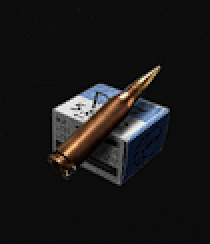
#> input picture desktop/resources/app/images/goods/ammo/11e60a6209454d63b8c2d320d95590dc.png, 105 x 122 px (shown 2 times larger)
$ python -i price_reader.py   (imports and definitions only)
#> lines starting #> are read from the running program, lines starting #| are printed output that depends on the picture; after the words box and inside, x2 and y2 are one past the last pixel; in counts of white or black regions, pixels touching at a corner belong together
### src/wg1/config/defaults.py
"""
默认配置定义。

集中维护应用初始配置，便于在其它模块中按需导入。
"""

from __future__ import annotations

import os
from typing import Any, Dict

from wg1.resources.paths import image_path


def _asset_path(name: str) -> str:
    """返回模板文件的绝对路径。"""
    try:
        return str(image_path(name))
    except FileNotFoundError:
        return os.path.join("images", name)


DEFAULT_CONFIG: Dict[str, Any] = {
    "game": {
        "exe_path": "",
        "launch_args": "",
        "startup_timeout_sec": 180,
    },
    "umi_ocr": {
        "base_url": "http://127.0.0.1:1224",
        "timeout_sec": 2.5,
        "options": {
            "data.format": "text",
        },
    },
    "ocr_allowlist": "0123456789KkMm",
    "paths": {
        "output_dir": "output",
    },
    "hotkeys": {
        "toggle": "<Control-Alt-t>",
        "stop": "<Control-Alt-t>",
    },
    "templates": {
        "btn_launch": {"path": _asset_path("btn_launch.png"), "confidence": 0.85},
        "home_indicator": {"path": _asset_path("home_indicator.png"), "confidence": 0.85},
        "market_indicator": {"path": _asset_path("market_indicator.png"), "confidence": 0.85},
        "btn_market": {"path": _asset_path("btn_market.png"), "confidence": 0.85},
        "btn_home": {"path": _asset_path("btn_home.png"), "confidence": 0.85},
        "input_search": {"path": _asset_path("input_search.png"), "confidence": 0.85},
        "btn_search": {"path": _asset_path("btn_search.png"), "confidence": 0.85},
        "btn_buy": {"path": _asset_path("btn_buy.png"), "confidence": 0.88},
        "buy_ok": {"path": _asset_path("buy_ok.png"), "confidence": 0.90},
        "buy_fail": {"path": _asset_path("buy_fail.png"), "confidence": 0.90},
        "btn_close": {"path": _asset_path("btn_close.png"), "confidence": 0.85},
        "btn_refresh": {"path": _asset_path("btn_refresh.png"), "confidence": 0.85},
        "btn_back": {"path": _asset_path("btn_back.png"), "confidence": 0.85},
        "btn_max": {"path": _asset_path("btn_max.png"), "confidence": 0.85},
        "qty_minus": {"path": _asset_path("qty_minus.png"), "confidence": 0.85},
        "qty_plus": {"path": _asset_path("qty_plus.png"), "confidence": 0.85},
    },
    "purchase": {
        "item_name": "",
        "price_threshold": 0,
        "target_total": 0,
        "max_per_order": 120,
        "default_buy_qty": 1,
    },
    "purchase_items": [],
    "price_roi": {
        "top_template": str(image_path("buy_data_top.png")),
        "top_threshold": 0.55,
        "bottom_template": str(image_path("buy_data_btm.png")),
        "bottom_threshold": 0.55,
        "top_offset": 0,
        "bottom_offset": 0,
        "lr_pad": 0,
    },
    "avg_price_area": {
        "distance_from_buy_top": 5,
        "height": 45,
        "scale": 1.0,
    },
}

### src/wg1/resources/paths.py
"""
资源路径辅助函数。
"""

from __future__ import annotations

import contextlib
import importlib.resources as pkg_resources
from pathlib import Path
from typing import Iterator


def resource_path(package: str, name: str) -> Path:
    """返回指定包内资源的真实路径。"""
    with pkg_resources.as_file(pkg_resources.files(package) / name) as path:
        return Path(path)


def image_path(name: str) -> Path:
    return resource_path("wg1.resources.images", name)


def asset_path(name: str) -> Path:
    return resource_path("wg1.resources.assets", name)


# [5 lines left out: function open_resource, not called in this run]


__all__ = ["asset_path", "image_path", "open_resource", "resource_path"]

### src/wg1/services/price_reader.py
"""
价格与库存读取工具。
"""

from __future__ import annotations

import os
from typing import Dict, List, Optional, Tuple

import pyautogui

from wg1.config.loader import load_config
from wg1.services.ocr import NumberBox, recognize_numbers, recognize_text


# [104 lines left out: functions _load_ocr_config, read_texts_from_roi, read_lowest_price_from_roi, read_price_and_stock_from_roi, not called in this run]


def preprocess_variants_for_digits(image) -> List["numpy.ndarray"]:
    """生成若干二值化候选图，辅助手动 OCR 调试。"""
    variants: List["numpy.ndarray"] = []
    try:
        import cv2  # type: ignore
        import numpy as np  # type: ignore
    except Exception:
        return variants
    try:
        arr = np.array(image)
    except Exception:
        return variants
    if arr.ndim == 3:
        try:
            gray = cv2.cvtColor(arr, cv2.COLOR_RGB2GRAY)
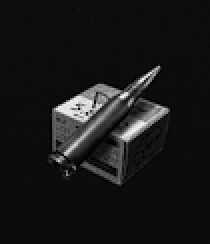
#> gray: shape (122, 105) (shown 2 times larger); min 0, max 249, mean 24.1
        except Exception:
            gray = arr[:, :, 0]
    else:
        gray = arr
    variants.append(gray)
    try:
        _, otsu = cv2.threshold(gray, 0, 255, cv2.THRESH_BINARY + cv2.THRESH_OTSU)
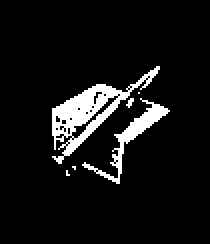
#> otsu: shape (122, 105) (shown 2 times larger); 7.8% white; 6 white regions (4 under 20 px), largest, box (x1, y1, x2, y2) and area: (26, 33, 80, 82) 677, (41, 49, 85, 92) 301
        variants.append(otsu)
    except Exception:
        pass
    try:
        blur = cv2.GaussianBlur(gray, (3, 3), 0)
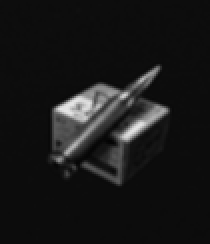
#> blur: shape (122, 105) (shown 2 times larger); min 3, max 229, mean 24.1
        _, thr = cv2.threshold(blur, 0, 255, cv2.THRESH_BINARY + cv2.THRESH_OTSU)
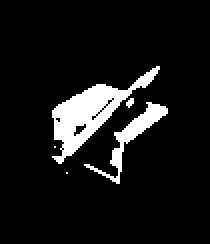
#> thr: shape (122, 105) (shown 2 times larger); 8.8% white; 5 white regions (3 under 20 px), largest, box (x1, y1, x2, y2) and area: (26, 33, 80, 82) 798, (42, 51, 84, 92) 316
        variants.append(thr)
    except Exception:
        pass
    return variants


def _preprocess_variants_for_digits(image):
    return preprocess_variants_for_digits(image)


__all__ = [
    "preprocess_variants_for_digits",
    "_preprocess_variants_for_digits",
    "read_lowest_price_from_roi",
    "read_price_and_stock_from_roi",
    "read_texts_from_roi",
]

>>> import cv2
>>> picture = cv2.cvtColor(cv2.imread('../../../desktop/resources/app/images/goods/ammo/11e60a6209454d63b8c2d320d95590dc.png'), cv2.COLOR_BGR2RGB)
>>> result = preprocess_variants_for_digits(picture)
#> result = 3 items

$ run again, on desktop/resources/app/images/goods/ammo/126e2fa276fb445e8e5db0d5a751b1f9.png
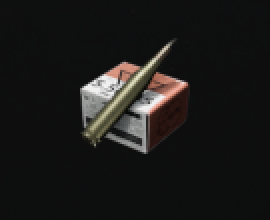
#> input picture desktop/resources/app/images/goods/ammo/126e2fa276fb445e8e5db0d5a751b1f9.png, 135 x 110 px (shown 2 times larger)
#> in preprocess_variants_for_digits, `_, otsu = cv2.threshold(gray, 0, 255, cv2.THRESH_BINARY + cv2.THRESH_O..`:
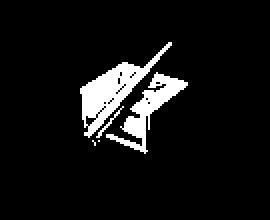
#> otsu: shape (110, 135) (shown 2 times larger); 7.4% white; 5 white regions (2 under 20 px), largest, box (x1, y1, x2, y2) and area: (40, 21, 86, 69) 619, (53, 36, 94, 77) 453, (48, 53, 62, 69) 27
#> in preprocess_variants_for_digits, `_, thr = cv2.threshold(blur, 0, 255, cv2.THRESH_BINARY + cv2.THRESH_OT..`:
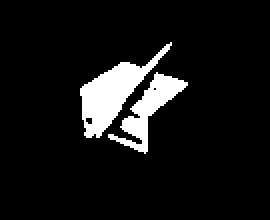
#> thr: shape (110, 135) (shown 2 times larger); 8.4% white; 2 white regions, box (x1, y1, x2, y2) and area: (40, 21, 86, 69) 744, (54, 36, 94, 77) 498
#> result = 3 items

$ run again, on desktop/resources/app/images/goods/ammo/167f0b631d1c4e47a714038a7007b70b.png
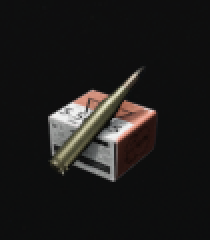
#> input picture desktop/resources/app/images/goods/ammo/167f0b631d1c4e47a714038a7007b70b.png, 105 x 120 px (shown 2 times larger)
#> in preprocess_variants_for_digits, `_, otsu = cv2.threshold(gray, 0, 255, cv2.THRESH_BINARY + cv2.THRESH_O..`:
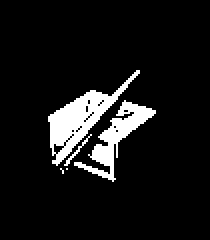
#> otsu: shape (120, 105) (shown 2 times larger); 8.8% white; 5 white regions (2 under 20 px), largest, box (x1, y1, x2, y2) and area: (24, 35, 70, 83) 619, (37, 50, 78, 91) 453, (32, 67, 46, 83) 27
#> in preprocess_variants_for_digits, `_, thr = cv2.threshold(blur, 0, 255, cv2.THRESH_BINARY + cv2.THRESH_OT..`:
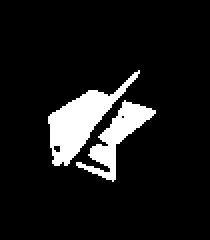
#> thr: shape (120, 105) (shown 2 times larger); 9.9% white; 2 white regions, box (x1, y1, x2, y2) and area: (24, 35, 70, 83) 744, (38, 50, 78, 91) 498
#> result = 3 items
